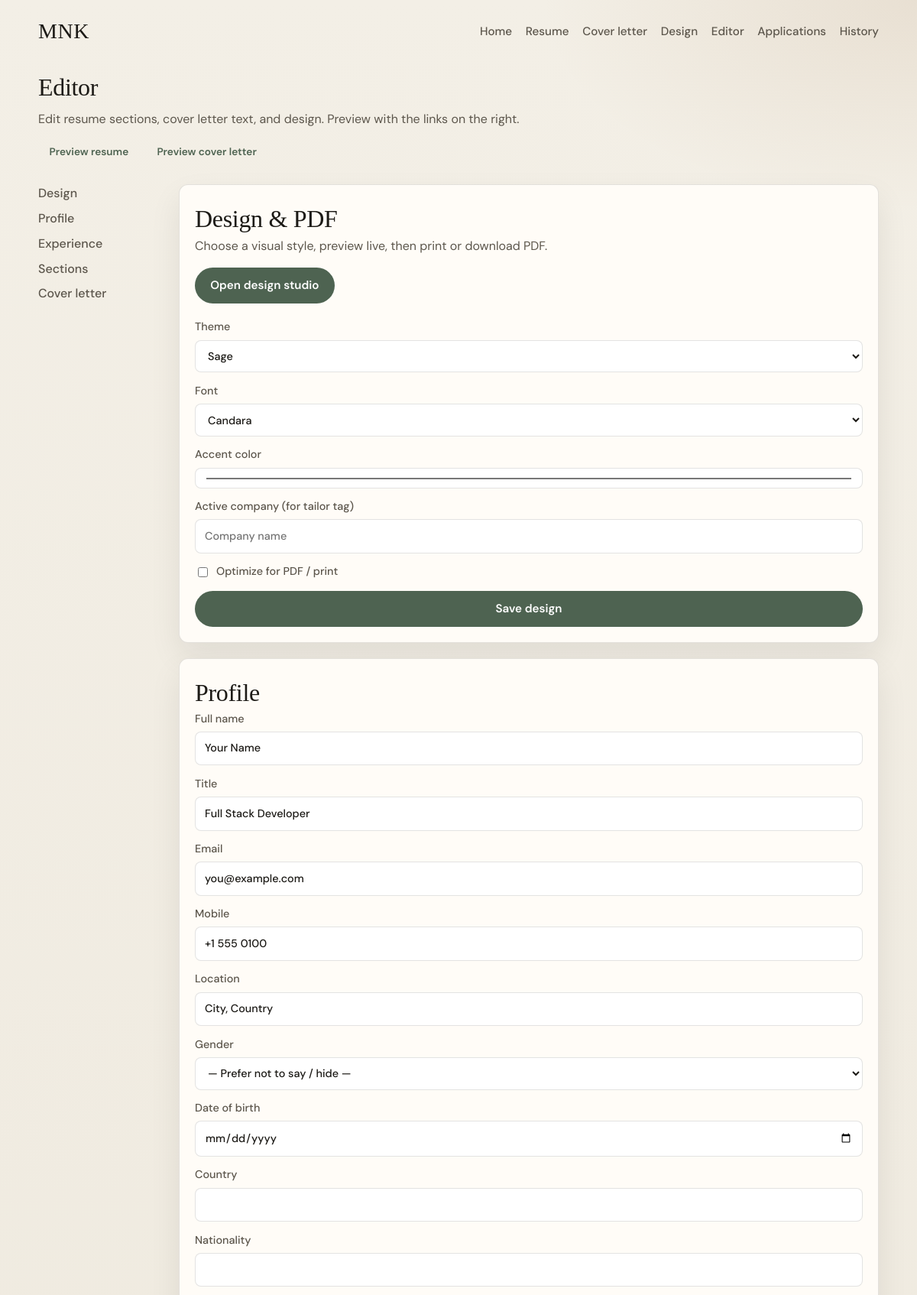
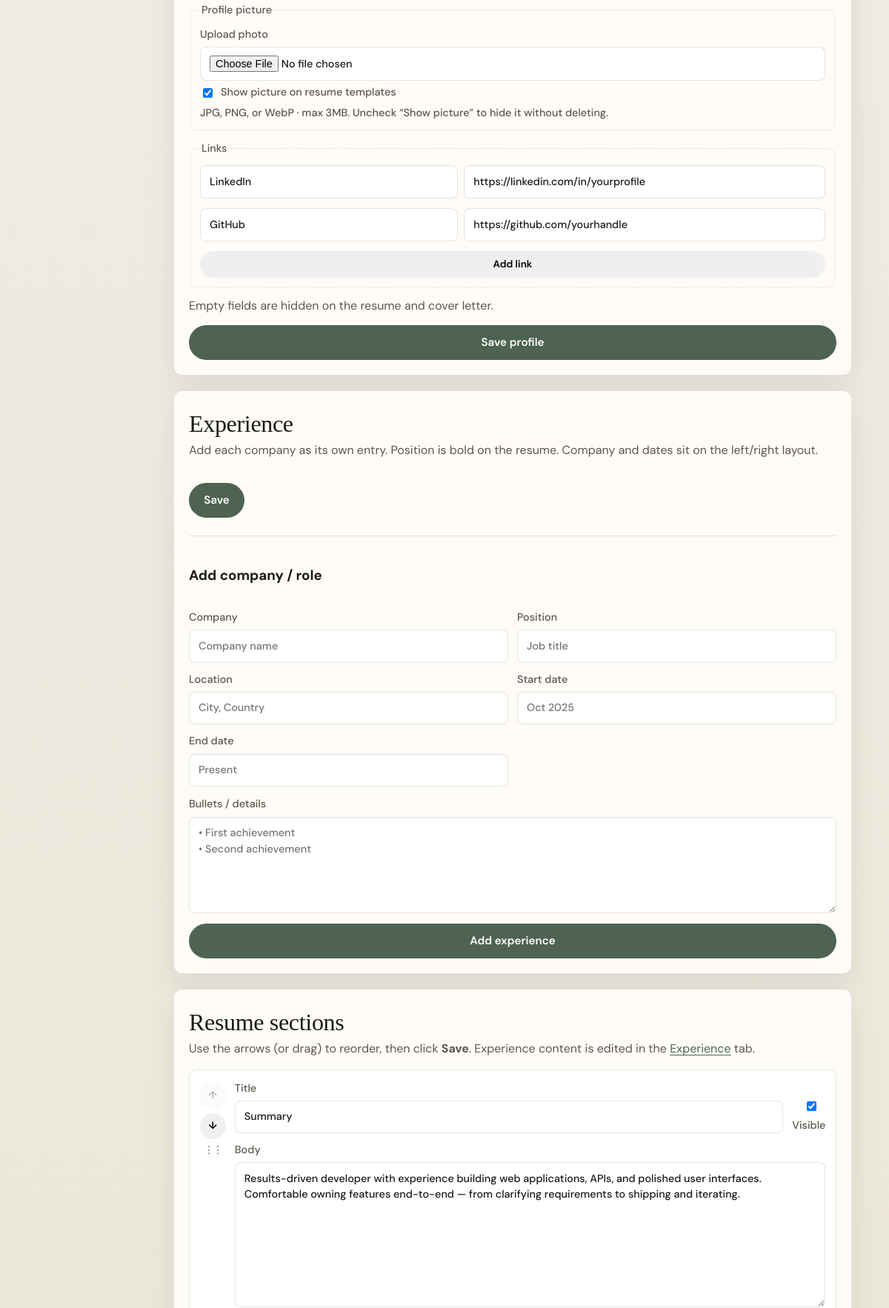
The app's page /editor.php (upper part) with its own data (2 pictures, top to bottom).
### tables this page shows
CREATE TABLE settings (
  `key` VARCHAR(64) NOT NULL PRIMARY KEY,
  `value` TEXT NOT NULL
);

CREATE TABLE resume_profile (
  id INT UNSIGNED NOT NULL AUTO_INCREMENT PRIMARY KEY,
  full_name VARCHAR(160) NOT NULL,
  title VARCHAR(200) NOT NULL DEFAULT '',
  email VARCHAR(160) NOT NULL DEFAULT '',
  phone VARCHAR(80) NOT NULL DEFAULT '',
  location VARCHAR(160) NOT NULL DEFAULT '',
  gender VARCHAR(40) NOT NULL DEFAULT '',
  date_of_birth DATE NULL,
  country VARCHAR(120) NOT NULL DEFAULT '',
  nationality VARCHAR(120) NOT NULL DEFAULT '',
  photo_path VARCHAR(255) NOT NULL DEFAULT '',
  show_photo TINYINT(1) NOT NULL DEFAULT 1,
  links JSON NULL,
  updated_at TIMESTAMP NOT NULL DEFAULT CURRENT_TIMESTAMP ON UPDATE CURRENT_TIMESTAMP
);

CREATE TABLE resume_sections (
  id INT UNSIGNED NOT NULL AUTO_INCREMENT PRIMARY KEY,
  section_key VARCHAR(64) NOT NULL,
  title VARCHAR(160) NOT NULL,
  body MEDIUMTEXT NOT NULL,
  sort_order INT NOT NULL DEFAULT 0,
  visible TINYINT(1) NOT NULL DEFAULT 1,
  UNIQUE KEY uq_section_key (section_key)
);

### src/App.php (called while the page is built, shortened)
<?php
final class App
{
    public static function setting(string $key, ?string $default = null): ?string
    {
        $stmt = Db::pdo()->prepare('SELECT `value` FROM settings WHERE `key` = ? LIMIT 1');
        $stmt->execute([$key]);
        $row = $stmt->fetch();
        return (string) $row['value'];
    }
    public static function profile(): array
    {
        $row = Db::pdo()->query('SELECT * FROM resume_profile ORDER BY id ASC LIMIT 1')->fetch();
        $links = $row['links'];
        if (is_string($links)) {
            $decoded = json_decode($links, true);
            $row['links'] = is_array($decoded) ? $decoded : [];
        } elseif (!is_array($links)) {
            $row['links'] = [];
        }
        $row['show_photo'] = (int) ($row['show_photo'] ?? 1);
        $row['photo_path'] = (string) ($row['photo_path'] ?? '');
        return $row;
    }
    public static function sections(bool $visibleOnly = false): array
    {
        $sql = 'SELECT * FROM resume_sections';
        $sql .= ' ORDER BY sort_order ASC, id ASC';
        return Db::pdo()->query($sql)->fetchAll();
    }
    public static function e(?string $value): string
    {
        return htmlspecialchars((string) $value, ENT_QUOTES | ENT_SUBSTITUTE, 'UTF-8');
    }
    public static function themes(): array
    {
        return [
            'midnight' => [
                'label' => 'Midnight',
                'blurb' => 'Word-style dark letter — large caps name, Aptos/Arial, pipe contacts.',
            ],
            'sage' => [
                'label' => 'Sage',
                'blurb' => 'Word-style sage letter — centered name, Candara, contact between thin rules.',
            ],
            'classic' => [
                'label' => 'Classic',
                'blurb' => 'Serif name, accent underline — clean and traditional.',
            ],
            'modern' => [
                'label' => 'Modern',
                'blurb' => 'Bold left accent bar and open spacing.',
            ],
            'compact' => [
                'label' => 'Compact',
                'blurb' => 'Tighter type for one-page applications.',
            ],
            'sidebar' => [
                'label' => 'Sidebar',
                'blurb' => 'Colored side column for contact and name.',
            ],
            'executive' => [
                'label' => 'Executive',
                'blurb' => 'Clean left-aligned layout with refined rules — formal and sharp.',
            ],
            'company' => [
                'label' => 'Company tint',
                'blurb' => 'Soft brand wash using your accent color.',
            ],
            'banner' => [
                'label' => 'Banner',
                'blurb' => 'Full-width accent header band with white name.',
            ],
            'split' => [
                'label' => 'Split',
                'blurb' => 'Two-tone header with name left and contacts right.',
            ],
            'minimal' => [
                'label' => 'Minimal',
                'blurb' => 'Quiet typography, almost no decoration.',
            ],
            'slate' => [
                'label' => 'Slate',
                'blurb' => 'Dark slate header strip for strong contrast.',
            ],
            'serif' => [
                'label' => 'Editorial',
                'blurb' => 'Large serif headlines with editorial section titles.',
            ],
            'cards' => [
                'label' => 'Cards',
                'blurb' => 'Each section sits in a soft bordered card.',
            ],
        ];
    }
    public static function themeKeys(): array
    {
        return array_keys(self::themes());
    }
    public static function fontKeys(): array
    {
        return array_keys(self::fonts());
    }
    public static function resolveFont(?string $font): string
    {
        $font = $font ?: (self::setting('font_family', 'candara') ?: 'candara');
        return in_array($font, self::fontKeys(), true) ? $font : 'candara';
    }
    public static function resolveTheme(?string $theme): string
    {
        $theme = $theme ?: (self::setting('theme', 'sage') ?: 'sage');
        return in_array($theme, self::themeKeys(), true) ? $theme : 'sage';
    }
    public static function resolveAccent(?string $accent): string
    {
        $accent = $accent ?: (self::setting('accent_color', '#4E6351') ?: '#4E6351');
        return preg_match('/^#[0-9A-Fa-f]{6}$/', $accent) ? $accent : '#4E6351';
    }
}

### src/Db.php (called while the page is built, shortened)
<?php
final class Db
{
    private static ?PDO $pdo = null;
    public static function pdo(): PDO
    {
        if (self::$pdo instanceof PDO) {
            return self::$pdo;
        }
        $url = getenv('DATABASE_URL') ?: '';
        $parts = parse_url($url);
        $dbName = ltrim($parts['path'], '/');
        $host = $parts['host'];
        $port = $parts['port'] ?? 3306;
        $user = $parts['user'] ?? 'db';
        $pass = $parts['pass'] ?? 'db';
        $dsn = sprintf('mysql:host=%s;port=%d;dbname=%s;charset=utf8mb4', $host, $port, $dbName);
        self::$pdo = new PDO($dsn, $user, $pass, [
            PDO::ATTR_ERRMODE => PDO::ERRMODE_EXCEPTION,
            PDO::ATTR_DEFAULT_FETCH_MODE => PDO::FETCH_ASSOC,
            PDO::ATTR_EMULATE_PREPARES => false,
        ]);
        return self::$pdo;
    }
}

### public/editor.php (the view, shortened to what this page needs)
<?php
require_once dirname(__DIR__) . '/src/layout.php';
$profile = App::profile();
$sections = App::sections(false);
$theme = App::setting('theme', 'classic') ?: 'classic';
$accent = App::setting('accent_color', '#1a5f4a') ?: '#1a5f4a';
$font = App::resolveFont(null);
$pdfMode = (App::setting('pdf_mode', '0') ?: '0') === '1';
$activeCompany = App::setting('active_company', '') ?: '';
$links = $profile['links'];
layout_header('Editor');
?>
<main class="editor">
  <header class="page-head">
    <h1>Editor</h1>
    <p>Edit resume sections, cover letter text, and design. Preview with the links on the right.</p>
    <div class="preview-links">
      <a class="btn btn-small" href="/resume.php" target="_blank" rel="noopener">Preview resume</a>
      <a class="btn btn-small" href="/cover-letter.php" target="_blank" rel="noopener">Preview cover letter</a>
    </div>
  </header>
  <div class="editor-grid">
    <aside class="editor-nav">
      <a href="#design">Design</a>
      <a href="#profile">Profile</a>
      <a href="#experience">Experience</a>
      <a href="#sections">Sections</a>
      <a href="#cover">Cover letter</a>
    </aside>
    <div class="editor-main">
      <section class="editor-block" id="design">
        <h2>Design &amp; PDF</h2>
        <p class="empty" style="margin-top:0">Choose a visual style, preview live, then print or download PDF.</p>
        <p><a class="btn btn-primary" href="/design.php">Open design studio</a></p>
        <form method="post" class="form" style="margin-top:1.25rem">
          <label>
            Theme
            <select name="theme">
              <?php foreach (App::themes() as $key => $meta): ?>
                <option value="<?= App::e($key) ?>"<?= $theme === $key ? ' selected' : '' ?>><?= App::e($meta['label']) ?></option>
              <?php endforeach; ?>
            </select>
          </label>
          <label>
            Font
            <select name="font_family">
              <?php foreach (App::fonts() as $key => $meta): ?>
                <option value="<?= App::e($key) ?>"<?= $font === $key ? ' selected' : '' ?>><?= App::e($meta['label']) ?></option>
              <?php endforeach; ?>
            </select>
          </label>
          <label>
            Accent color
            <input type="color" name="accent_color" value="<?= App::e($accent) ?>">
          </label>
          <label>
            Active company (for tailor tag)
            <input type="text" name="active_company" value="<?= App::e($activeCompany) ?>" placeholder="Company name">
          </label>
          <label class="check">
            <input type="checkbox" name="pdf_mode" value="1"<?= $pdfMode ? ' checked' : '' ?>>
            Optimize for PDF / print
          </label>
          <button type="submit" class="btn btn-primary">Save design</button>
        </form>
      </section>
      <section class="editor-block" id="profile">
        <h2>Profile</h2>
        <form method="post" class="form" enctype="multipart/form-data">
          <label>Full name <input type="text" name="full_name" required value="<?= App::e($profile['full_name']) ?>"></label>
          <label>Title <input type="text" name="title" value="<?= App::e($profile['title']) ?>"></label>
          <label>Email <input type="email" name="email" value="<?= App::e($profile['email']) ?>"></label>
          <label>Mobile <input type="text" name="phone" value="<?= App::e($profile['phone']) ?>" placeholder="+1 555 0100"></label>
          <label>Location <input type="text" name="location" value="<?= App::e($profile['location']) ?>"></label>
          <label>Gender
            <select name="gender">
              <?php
              $gender = (string) ($profile['gender'] ?? '');
              $genders = ['' => '— Prefer not to say / hide —', 'Male' => 'Male', 'Female' => 'Female', 'Non-binary' => 'Non-binary', 'Other' => 'Other'];
              foreach ($genders as $val => $label):
              ?>
                <option value="<?= App::e($val) ?>"<?= $gender === $val ? ' selected' : '' ?>><?= App::e($label) ?></option>
              <?php endforeach; ?>
            </select>
          </label>
          <label>Date of birth <input type="date" name="date_of_birth" value="<?= App::e((string) ($profile['date_of_birth'] ?? '')) ?>"></label>
          <label>Country <input type="text" name="country" value="<?= App::e((string) ($profile['country'] ?? '')) ?>"></label>
          <label>Nationality <input type="text" name="nationality" value="<?= App::e((string) ($profile['nationality'] ?? '')) ?>"></label>
          <fieldset class="photo-fieldset">
            <legend>Profile picture</legend>
            <label>Upload photo
              <input type="file" name="photo" accept="image/jpeg,image/png,image/webp">
            </label>
            <label class="check">
              <input type="checkbox" name="show_photo" value="1"<?= (int) ($profile['show_photo'] ?? 1) === 1 ? ' checked' : '' ?>>
              Show picture on resume templates
            </label>
            <p class="empty" style="margin:0">JPG, PNG, or WebP · max 3MB. Uncheck “Show picture” to hide it without deleting.</p>
          </fieldset>
          <fieldset class="links-fieldset">
            <legend>Links</legend>
            <?php foreach ($links as $link): ?>
              <div class="link-row">
                <input type="text" name="link_label[]" placeholder="Label" value="<?= App::e($link['label'] ?? '') ?>">
                <input type="url" name="link_url[]" placeholder="https://" value="<?= App::e($link['url'] ?? '') ?>">
              </div>
            <?php endforeach; ?>
            <button type="button" class="btn btn-small" data-add-link>Add link</button>
          </fieldset>
          <p class="empty" style="margin:0">Empty fields are hidden on the resume and cover letter.</p>
          <button type="submit" class="btn btn-primary">Save profile</button>
        </form>
      </section>
      <section class="editor-block" id="experience">
        <h2>Experience</h2>
        <p class="empty" style="margin-top:0">Add each company as its own entry. Position is bold on the resume. Company and dates sit on the left/right layout.</p>
        <form method="post" class="section-order-form" data-section-sorter>
          <div class="form-actions section-order-actions">
            <button type="submit" class="btn btn-primary">Save</button>
          </div>
        </form>
        <form method="post" class="form add-section">
          <h3>Add company / role</h3>
          <div class="experience-fields">
            <label>Company <input type="text" name="company" required placeholder="Company name"></label>
            <label>Position <input type="text" name="position" required placeholder="Job title"></label>
            <label>Location <input type="text" name="location" placeholder="City, Country"></label>
            <label>Start date <input type="text" name="start_date" placeholder="Oct 2025"></label>
            <label>End date <input type="text" name="end_date" placeholder="Present"></label>
          </div>
          <label>Bullets / details
            <textarea name="bullets" rows="5" placeholder="• First achievement&#10;• Second achievement"></textarea>
          </label>
          <button type="submit" class="btn btn-primary">Add experience</button>
        </form>
      </section>
      <section class="editor-block" id="sections">
        <h2>Resume sections</h2>
        <p class="empty" style="margin-top:0">Use the arrows (or drag) to reorder, then click <strong>Save</strong>. Experience content is edited in the <a href="#experience">Experience</a> tab.</p>
        <form method="post" class="section-order-form" data-section-sorter>
          <div class="section-sort-list" data-sort-list>
            <?php foreach ($sections as $section): ?>
              <?php
              $sid = (int) $section['id'];
              $isExperience = ($section['section_key'] ?? '') === 'experience';
              ?>
              <div class="section-sort-item" data-sort-item draggable="true" id="section-<?= $sid ?>">
                <div class="section-sort-controls">
                  <button type="button" class="btn btn-small sort-btn" data-move-up title="Move up" aria-label="Move up">↑</button>
                  <button type="button" class="btn btn-small sort-btn" data-move-down title="Move down" aria-label="Move down">↓</button>
                  <span class="drag-hint" title="Drag to reorder" aria-hidden="true">⋮⋮</span>
                </div>
                <div class="section-sort-body">
                  <div class="section-form-head">
                    <label class="grow">Title
                      <input type="text" name="title[<?= $sid ?>]" value="<?= App::e($section['title']) ?>">
                    </label>
                    <label class="check">
                      <input type="checkbox" name="visible[<?= $sid ?>]" value="1"<?= (int) $section['visible'] === 1 ? ' checked' : '' ?>>
                      Visible
                    </label>
                  </div>
                  <?php if ($isExperience): ?>
                    <p class="empty" style="margin:0">Company roles are managed under <a href="#experience">Experience</a>.</p>
                    <input type="hidden" name="body[<?= $sid ?>]" value="">
                  <?php else: ?>
                    <label>Body
                      <textarea name="body[<?= $sid ?>]" rows="8"><?= App::e($section['body']) ?></textarea>
                    </label>
                  <?php endif; ?>
                </div>
              </div>
            <?php endforeach; ?>
          </div>
        </form>
      </section>
    </div>
  </div>
</main>

### records on screen
settings: theme "Sage"
settings: font_family "Candara"
settings: accent_color "#4e6351"
resume_profile: full_name "Your Name", title "Full Stack Developer", email "you@example.com", phone "+1 555 0100", location "City, Country", gender "— Prefer not to say / hide —", show_photo "☑"
resume_sections: title "Summary", visible "☑", id+body "Results-driven developer with experience building web applications, APIs, and polished user interfaces. Comfortable owning features end-to-end — from clarifying requirements to shipping and iterating."
